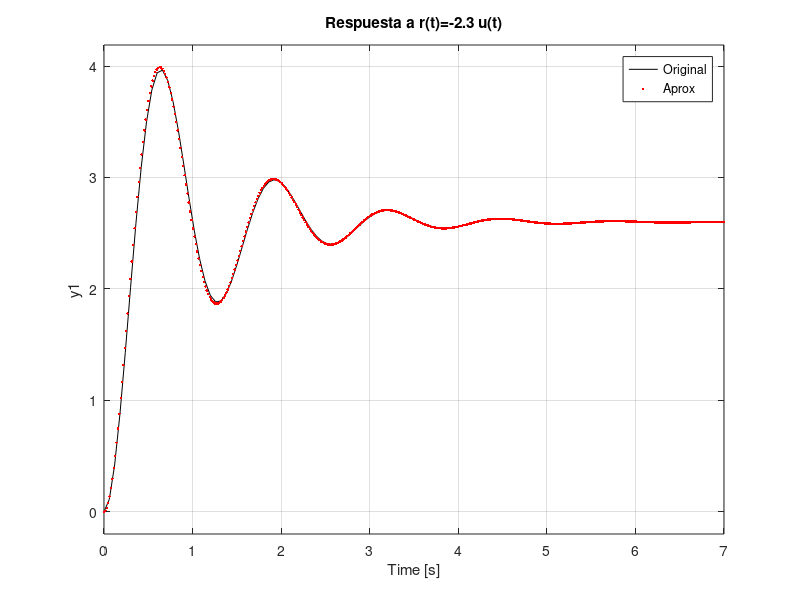
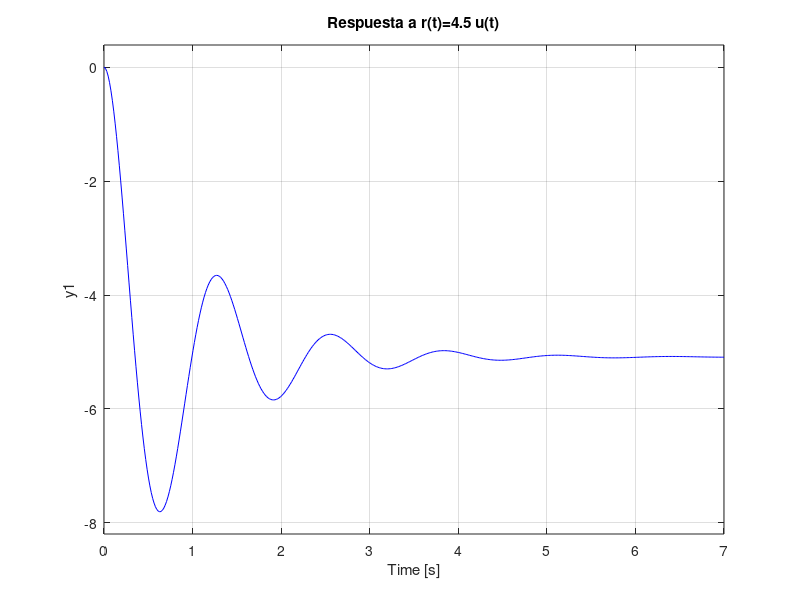
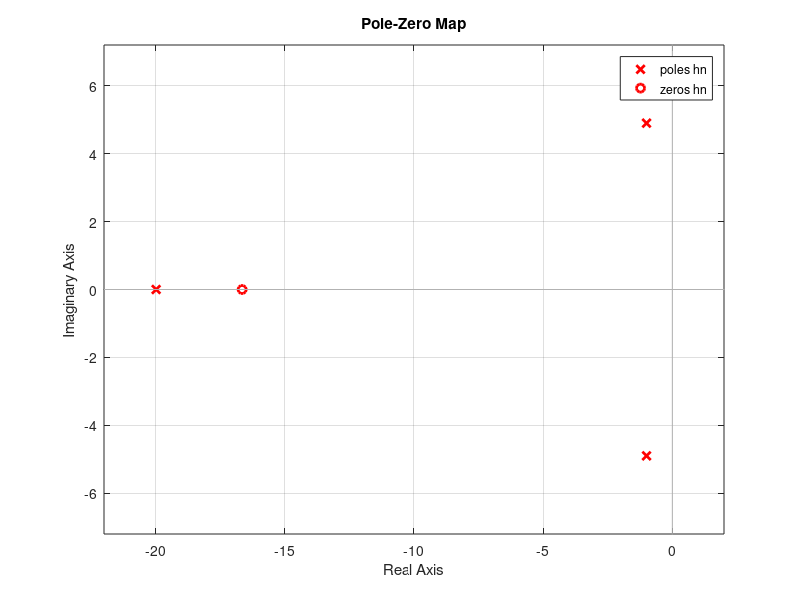
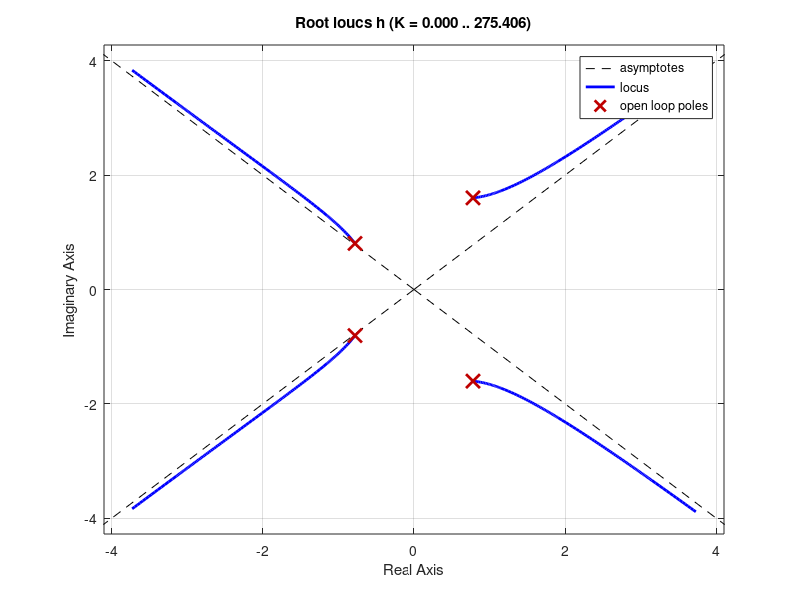

Recreate these plots in MATLAB, in order.
clc
clear
close all

%---------p 1 G52--------
e=0.2;
wn=5;
k=2.6/-2.3;
h=tf(k*wn^2,[1 2*e*wn wn^2]);
figure
step(-2.3*h,'k')
grid on

%-------aproximacion-----
Ts=4;
so=(3.97-2.6)/2.6;

e_=sqrt((log(so))^2/(pi^2+(log(so))^2));
wn_=4/(Ts*e);
k_=2.6/-2.3;
h_=tf(k_*wn_^2,[1 2*e_*wn_ wn_^2]); %dinamica dominante

tao = 1/(e_*wn_);
taop = 0.05*tao;  %para polos reales despreciables
taoc = 0.06*tao; %para ceros despreciables
h2=tf(1,[taop 1])*tf([taoc 1],1); %polo adicional y cero adicional
hold on
hn=h_*h2; %sistema de tercer orden y un cero
step(-2.3*hn,'.r')
legend('Original','Aprox')
title('Respuesta a r(t)=-2.3 u(t)')

figure
step(4.5*hn,'b')
title('Respuesta a r(t)=4.5 u(t)')

figure
pzmap(hn,'r')

%---------p 1 G52--------

%----------p3 G52---------
h=tf(3,[1 0 2 3 4]);

figure
rlocus(h)
k=2;
hcl = feedback(h*k,1);
figure
step(hcl)
title('Punto 3 G52')
%-----------Punto a-b------
%el sistema no tiene valor de K posible para 
%garantizar estabilidad, siempre da inestable
%-----------Punto a-b------

%-----------Punto c------
%el sistema es inestable en lazo cerrado
%independiente del valor de K
%por lo tanto el ess siempre es infinito
%-----------Punto c------

%----------p3 G52---------
